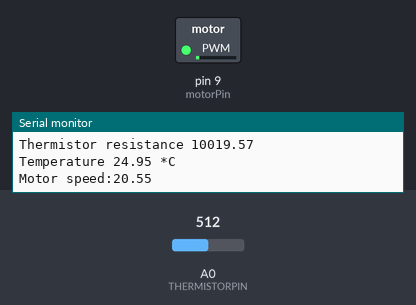
A sketch run on a simulated Arduino Uno, built with avr-gcc and run on an emulated ATmega328P. Parts: switched loads named in the sketch (green lamp = pin HIGH), the last lines printed to the serial monitor. Inputs (shaded band) come from the test bench; at power-on: A0 (THERMISTORPIN) = 512.

Above: at 1.2 s.
1.3 s: A0 (THERMISTORPIN) set to 306
At 4.1 s:
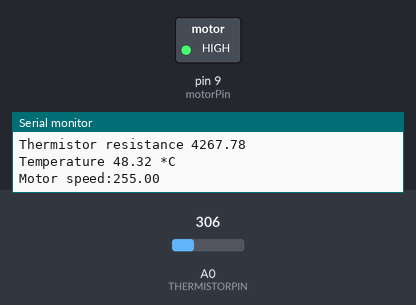
4.4 s: A0 (THERMISTORPIN) set to 1023
At 7.2 s:
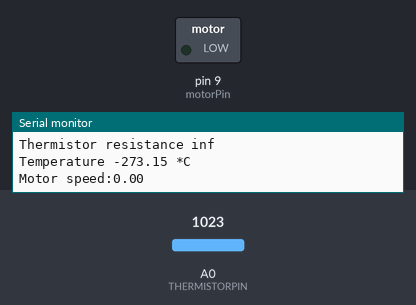
7.5 s: A0 (THERMISTORPIN) set to 1018
At 10.3 s:
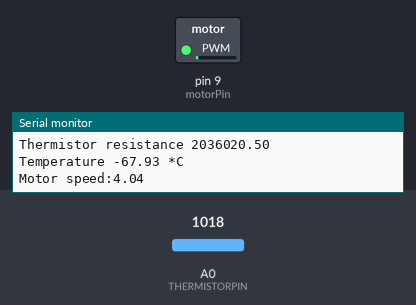
10.6 s: A0 (THERMISTORPIN) set to 122
At 13.9 s:
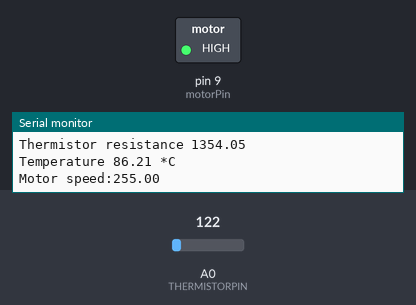
Timing chart, 0 to 14.7 s (numbered marks = the images above; inputs shaded):
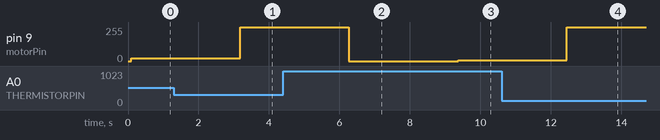

Measured:
- after the input at 1.3 s, pin 9 (motorPin): 20/255 → 255/255 after 1.9 s
- after the input at 4.4 s, pin 9 (motorPin): 255/255 → 0/255 after 1.9 s
- after the input at 7.5 s, pin 9 (motorPin): 0/255 → 4/255 after 1.9 s
- after the input at 10.6 s, pin 9 (motorPin): 4/255 → 255/255 after 1.9 s

The sketch:

MEC751_LAB1.ino
```cpp
#include <PID_v1.h>
#define THERMISTORPIN A0
// resistance at 25 degrees C
#define THERMISTORNOMINAL 10000
// temp. for nominal resistance
#define TEMPERATURENOMINAL 25
// The beta coefficient of the thermistor
#define BCOEFFICIENT 3500
// the value of the 'other' resistor
#define SERIESRESISTOR 10000

double motorSpeed, desiredTemp, steinhart;
int motorPin = 9;

PID myPID(&steinhart,&motorSpeed,&desiredTemp, 6, 10, 3,REVERSE);

#define NUMSAMPLES 5
int samples[NUMSAMPLES];

void setup(void) {
  Serial.begin(9600);
  desiredTemp=34;
  pinMode(motorPin, OUTPUT);
  myPID.SetMode(AUTOMATIC);
}

void loop(void) {
  uint8_t i;
  float average;

  // take N samples in a row, with a slight delay
  for (i=0; i< NUMSAMPLES; i++) {
   samples[i] = analogRead(THERMISTORPIN);
   delay(10);
  }

  // average all the samples out
  average = 0;
  for (i=0; i< NUMSAMPLES; i++) {
     average += samples[i];
  }
  average /= NUMSAMPLES;

  Serial.print("Average analog reading ");
  Serial.println(average);

  // convert the value to resistance
  average = 1023 / average - 1;
  average = SERIESRESISTOR / average;
  Serial.print("Thermistor resistance ");
  Serial.println(average);

  steinhart = average / THERMISTORNOMINAL;     // (R/Ro)
  steinhart = log(steinhart);                  // ln(R/Ro)
  steinhart /= BCOEFFICIENT;                   // 1/B * ln(R/Ro)
  steinhart += 1.0 / (TEMPERATURENOMINAL + 273.15); // + (1/To)
  steinhart = 1.0 / steinhart;                 // Invert
  steinhart -= 273.15;                         // convert absolute temp to C

  Serial.print("Temperature ");
  Serial.print(steinhart);
  Serial.println(" *C");
  myPID.SetSampleTime(1000);
  myPID.Compute();
  Serial.print("Motor speed:");
  Serial.println(motorSpeed);
  analogWrite(motorPin,motorSpeed);
  delay(3000);
}
```
